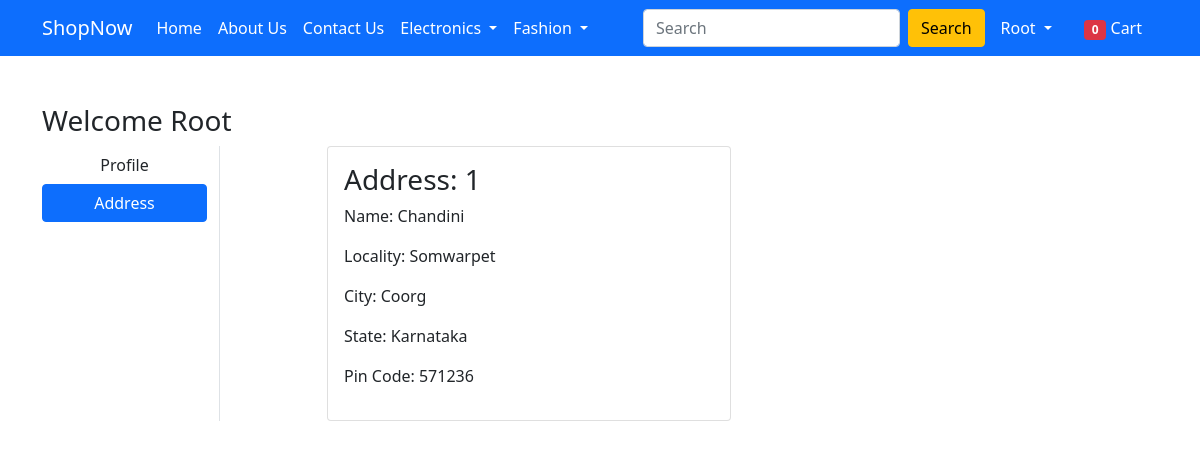
The page /address/ (signed in) on the database its author committed.
### app/models.py (models this page shows, shortened)
class Customer(models.Model):
 user = models.ForeignKey(User, on_delete=models.CASCADE)
 name = models.CharField(max_length=200)
 locality = models.CharField(max_length=200)
 city = models.CharField(max_length=50)
 zipcode = models.IntegerField()
 state = models.CharField(choices=STATE_CHOICES, max_length=50)

### app/views.py (the view)
# urls.py: path('address/', views.address, name='address'),
@login_required
def address(request):
	totalitem = 0
	if request.user.is_authenticated:
		totalitem = len(Cart.objects.filter(user=request.user))
	add = Customer.objects.filter(user=request.user)
	return render(request, 'app/address.html', {'add':add, 'active':'btn-primary', 'totalitem':totalitem})

### app/templates/app/address.html (shortened to what this page needs)
{% extends 'app/base.html' %}
{% load static %}
{% block main-content %}
<div class="container my-5">
 <div class="row">
 <h3>Welcome <span class="text-capitalize">{{request.user}}</span></h3>
  <div class="col-sm-2 border-end">
   <ul class="list-unstyled">
    <li class="d-grid"><a href="{% url 'profile' %}" class="btn">Profile</a></li>
    <li class="d-grid"><a href="{% url 'address' %}" class="btn {{active}}">Address</a></li>
   </ul>
  </div>
  <div class="col-sm-9 offset-sm-1">
   <div class="row">
    {% for ad in add %}
     <div class="col-sm-6">
     <div class="card">
      <div class="card-body">
       <h3>Address: {{ forloop.counter }}</h3>
       <p>Name: {{ad.name}}</p>
       <p>Locality: {{ad.locality}}</p>
       <p>City: {{ad.city}}</p>
       <p>State: {{ad.state}}</p>
       <p>Pin Code: {{ad.zipcode}}</p>
      </div>
     </div>
    </div>
    {% endfor %}
   </div>
  </div>
 </div>
</div>
{% endblock main-content %}

### app/templates/app/base.html (shortened to what this page needs)
<!doctype html>
{% load static %}
<html lang="en">
  <head>
    <link href="https://cdn.jsdelivr.net/npm/bootstrap@5.0.0-beta1/dist/css/bootstrap.min.css" rel="stylesheet">
    <link rel="stylesheet" href="{% static 'app/css/owl.carousel.min.css' %}">
    <link rel="stylesheet" href="{% static 'app/css/all.min.css' %}">
    <link rel="stylesheet" href="{% static 'app/css/style.css' %}">
  </head>
  <body>
    <nav class="navbar navbar-expand-lg navbar-dark bg-primary">
     <div class="container">
       <a class="navbar-brand" href="/">ShopNow</a>
       <div class="collapse navbar-collapse" id="navbarSupportedContent">
         <ul class="navbar-nav me-auto mb-2 mb-lg-0">
           <li class="nav-item">
             <a class="nav-link active" aria-current="page" href="/">Home</a>
           </li>
           <li class="nav-item">
             <a class="nav-link active" aria-current="page" href="{% url 'about' %}">About Us</a>
           </li>
           <li class="nav-item">
             <a class="nav-link active" aria-current="page" href="{% url 'contact' %}">Contact Us</a>
           </li>
           <li class="nav-item dropdown">
             <a class="nav-link dropdown-toggle text-white" href="#" id="electronicsDropdown" role="button" data-bs-toggle="dropdown" aria-expanded="false">
               Electronics
             </a>
           </li>
           <li class="nav-item dropdown">
             <a class="nav-link dropdown-toggle text-white" href="#" id="fashionDropdown" role="button" data-bs-toggle="dropdown" aria-expanded="false">
               Fashion
             </a>
           </li>
         </ul>
         <form class="d-flex" action="{% url 'search' %}" method="GET">
          <input class="form-control me-2" type="search" name="q" placeholder="Search" aria-label="Search">
          <button class="btn btn-warning" type="submit">Search</button>
        </form>
         <div>
          <ul class="navbar-nav me-auto mb-2 mb-lg-0">
          {% if request.user.is_authenticated %}
           <li class="nav-item dropdown mx-2">
              <a class="nav-link dropdown-toggle text-white" href="#" id="profileDropdown" role="button" data-bs-toggle="dropdown" aria-expanded="false">
                {{request.user.username|capfirst}}
              </a>
            </li>
            <li class="nav-item mx-2">
              <a href="{% url 'showcart' %}" class="nav-link text-white"><span class="badge bg-danger">{{totalitem}}</span> Cart </a>
            </li>
            {% endif %}
          </ul>
         </div>
       </div>
     </div>
    </nav>
    {% block main-content %} {% endblock main-content %}
  </body>
</html>

### rows shown on the page
Customer: name "Chandini", locality "Somwarpet", city "Coorg", state "Karnataka", zipcode "571236"

### other values the page prints
{{ request.user.username|capfirst }} "Root"
{{ totalitem }} "0"
{{ request.user }} "Root"
